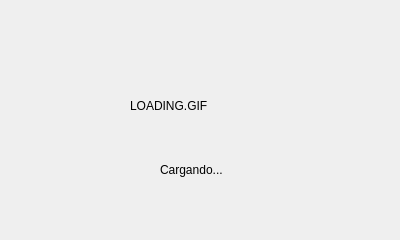
<?xml version="1.0" encoding="UTF-8"?>
<ui version="4.0">
 <class>Form</class>
 <widget class="QWidget" name="Form">
  <property name="geometry">
   <rect>
    <x>0</x>
    <y>0</y>
    <width>400</width>
    <height>240</height>
   </rect>
  </property>
  <property name="windowTitle">
   <string>Form</string>
  </property>
  <widget class="QLabel" name="label">
   <property name="geometry">
    <rect>
     <x>160</x>
     <y>160</y>
     <width>91</width>
     <height>20</height>
    </rect>
   </property>
   <property name="text">
    <string>Cargando...</string>
   </property>
  </widget>
  <widget class="QLabel" name="label_2">
   <property name="geometry">
    <rect>
     <x>130</x>
     <y>60</y>
     <width>121</width>
     <height>91</height>
    </rect>
   </property>
   <property name="text">
    <string>LOADING.GIF</string>
   </property>
  </widget>
 </widget>
 <resources/>
 <connections/>
</ui>
